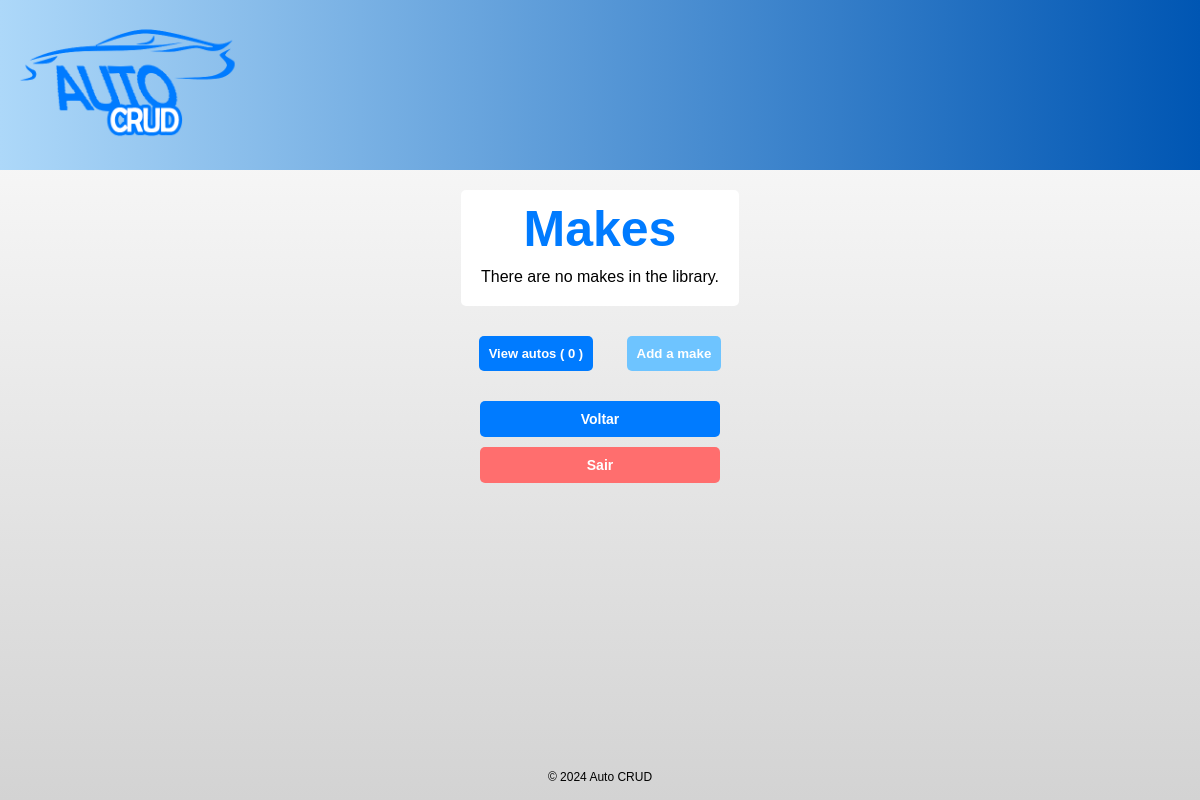
The app's page /crud/makes/ (signed in), older data.
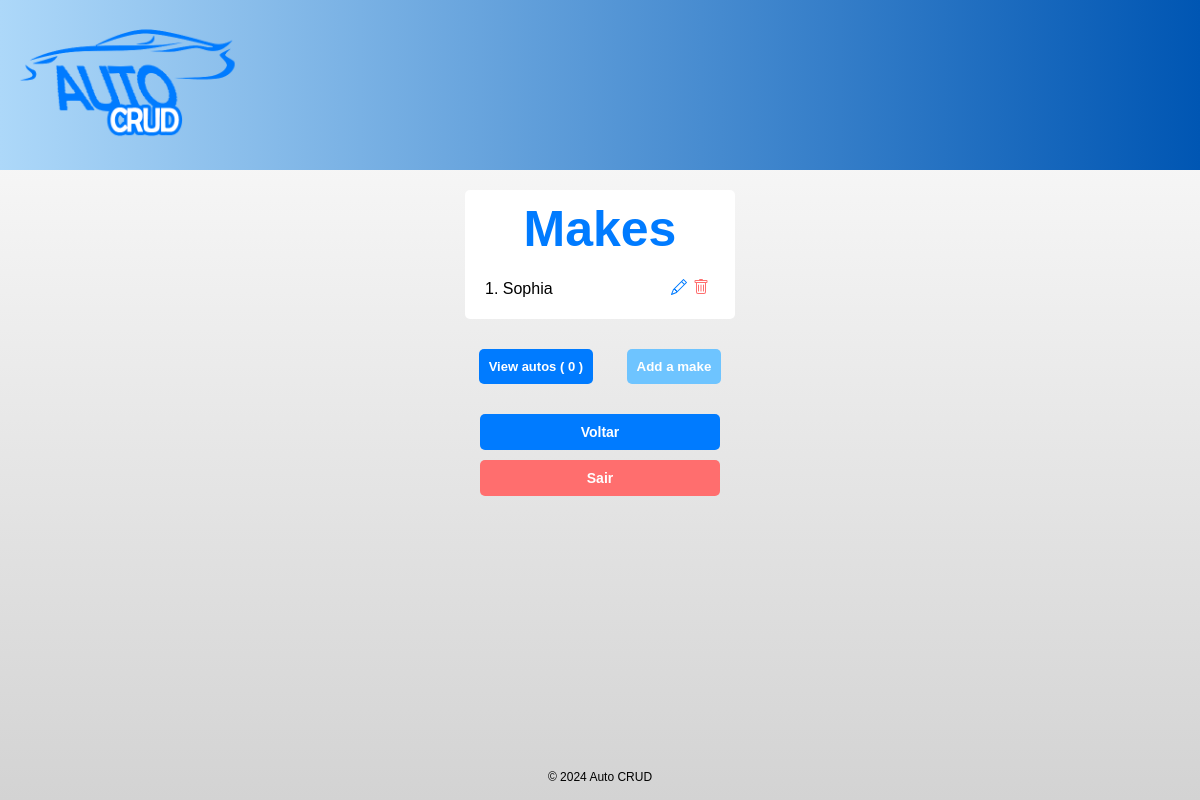
The same page, newer data.
### autocrud/models.py (models this page shows, shortened)
class Make(models.Model):
    name = models.CharField(max_length=50)
    user = models.ForeignKey(User, on_delete=models.CASCADE, null=False)

### autocrud/views.py (the view)
# urls.py: path('makes/', views.makes, name='makes'),
@login_required(login_url='/crud/login/')
def makes(request):
    if request.method == 'POST' and 'sair' in request.POST:
        logout(request)
        return redirect('autocrud:autos')
    else:
        user_id = request.user.id
        makes = Make.objects.filter(user_id=user_id)
        autoCount = Auto.objects.filter(user_id=user_id).count()
        return render(request, 'makelist.html', {'makes': makes, 'autoCount': autoCount })

### autocrud/templates/makelist.html (shortened to what this page needs)
{% extends "base.html" %}
{% block content %}
{% if makes %}
<div style="margin-top: 20px; background-color: white; padding: 10px 20px; border-radius: 5px; display: inline-block; width: 230px;">
    <h1 style="font-size: 50px; margin: 0px 0px 20px 0px; color: #007bff;">Makes</h1>
    <ul style="list-style-type: none; padding: 0; text-align: center;">
        {% for make in makes %}
                <li style="margin-bottom: 10px; display: flex; align-items: center; justify-content: space-between;">
                    {{ forloop.counter }}. {{ make.name }}
                    <div style="display: flex; align-items: center; ">
                        <a href="{% url 'autocrud:make_update' make.id %}" class="edit">
                        </a>
                        <form action="{% url 'autocrud:make_delete' make.id %}" method="POST">
                            <button type="submit" class="delete" style="border: none; background-color: transparent; display: block;">
                            </button>
                        </form>
                    </div>
                </li>
                {% endfor %}
        </ul>
    </div>
{% else %}
<div style="margin-top: 20px; background-color: white; padding: 10px 20px; border-radius: 5px; display: inline-block;">
    <h1 style="font-size: 50px; color: #007bff;">Makes</h1>
    <p style="margin-top: 10px;">There are no makes in the library.</p>
</div>
{% endif %}
<p style="margin-top: 30px;">
    <a href="{% url 'autocrud:autos' %}" class="viewmakes" style="margin-right: 3px;">View autos ( {{ autoCount }} )</a>
    <button class="plus" id="openModalBtn" style="padding: 10px; margin-left: 26px;">Add a make</button>
</p>
{% endblock %}

Row changes from the older to the newer data that the page shows:
added Make: name "Sophia"
Text that changed along with them:
text no longer shown: "There are no makes in the library."
